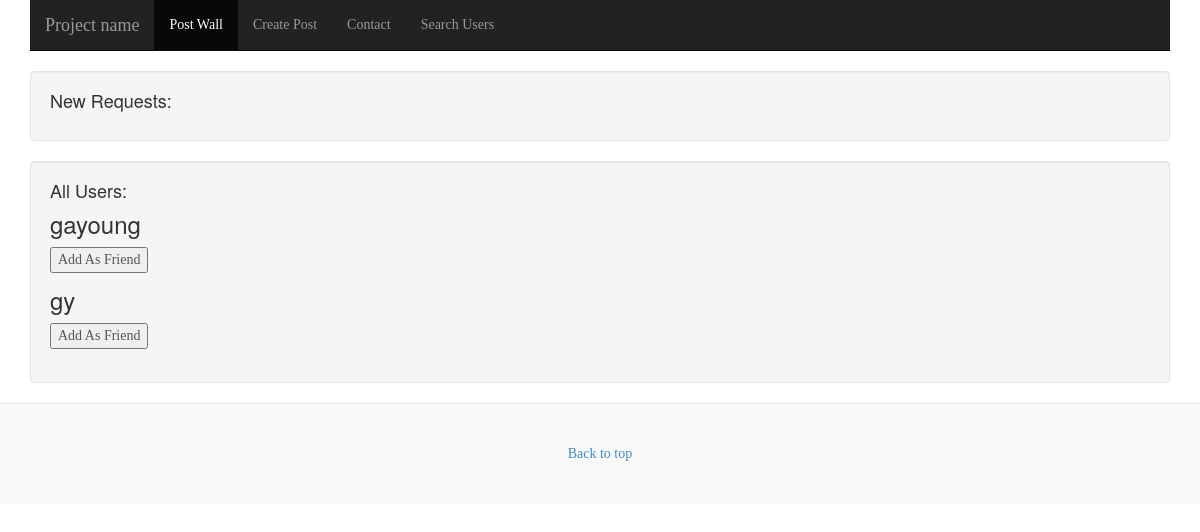
/search_users/ (signed in), run on an earlier commit of the app's database.
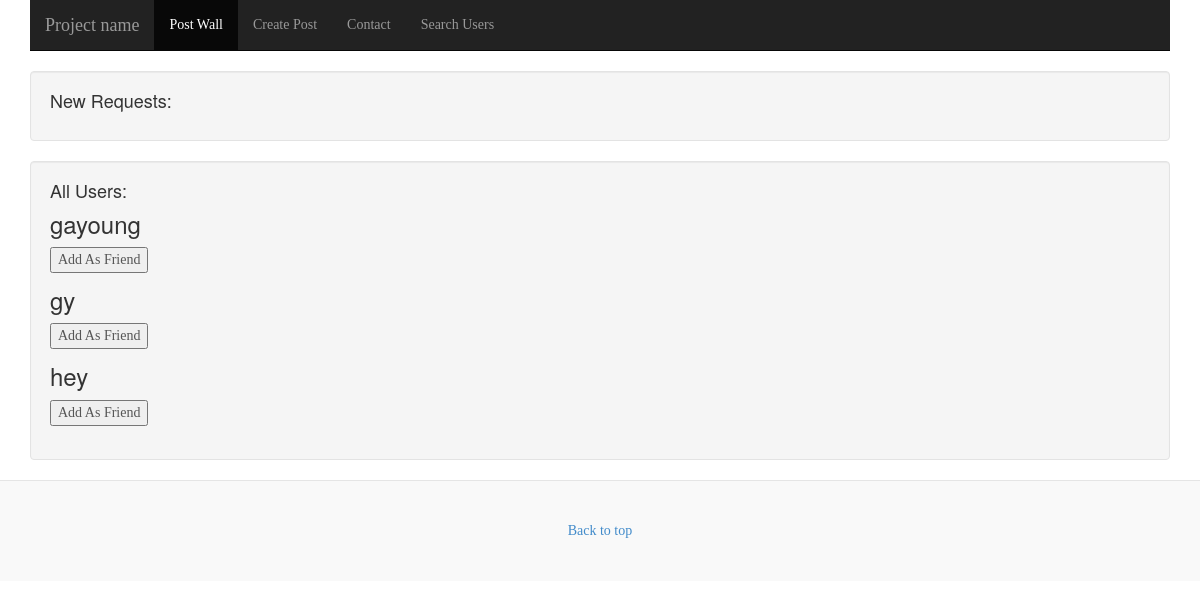
And on a later commit of the database.
### main/models.py (models this page shows)
class Users(models.Model):
    username = models.TextField(unique=True)
    password = models.TextField()
    role = models.TextField()
    register_date = models.DateTimeField(auto_now_add=True, blank=True)
    active = models.BooleanField()
    github_account = models.TextField(blank=True)

### main/views.py (the view)
# urls.py: url(r'^search_users/$', views.search_users, name='search_users'),
def search_users(request):
    context = RequestContext(request)
    me = request.session["username"]
    users = list(Users.objects.all())
    friends = list(Friends.objects.all())
    friend_check = [x.username2.username for x in friends if x.username1.username == me] + [x.username1.username for x in friends if x.username2.username == me]
    print friend_check
    return render_to_response('main/search_user.html',{'users': users, 'me': me, 'friends': friends,'check': friend_check }, context)

### templates/main/search_user.html (shortened to what this page needs)
{% load static  %}
<html lang="en">
    <head>
        <link href="{% static 'css/bootstrap.min.css' %}" rel="stylesheet"/>
        <link href="{% static 'css/blog.css'%}" rel="stylesheet"/>
    </head>
    <body>
        <div class="navbar-wrapper">
            <div class="container">
                <div class="navbar navbar-inverse navbar-static-top" role="navigation">
                    <div class="container">
                        <div class="navbar-header">
                            <a class="navbar-brand" href="#">Project name</a>
                        </div>
                        <div class="navbar-collapse collapse">
                            <ul class="nav navbar-nav">
                                <li class="active"><a href="{% url 'wall' %}">Post Wall</a></li>
                                <li><a href="{% url 'newpost' %}">Create Post</a></li>
                                <li><a href="#contact">Contact</a></li>
                                <li><a href="#">Search Users</a></li>
                            </ul>
                        </div>
                    </div>
                </div>
            </div>
        </div>
       <div class="container">
            <div class="row">
                <div class="col-sm-12">
                    <div class="well">
                <h4>New Requests:</h4>
            </div>
        </div>
    </div>
</div>
        <div class="container">
            <div class="row">
                <div class="col-sm-12">
                    <div class="well">
            <h4>All Users:</h4>
            {% for user in users %}
                {% if user.username != me %}
                    <form  action="{% url 'friendship' %}" method="post">
	               {% if user.username not in check %}
                        <h3>{{ user.username }}</h3>
                        <input type="submit" value="Add As Friend">
		    {% endif %}
                </form>
             {% endif %}
            {% endfor %}
         </div>
        </div>
    </div>
</div>
        <div class="blog-footer">
            <a href="#">Back to top</a>
        </div>
    </body>
</html>

### static/css/blog.css (style rules this page uses)
body { font-family: Georgia, "Times New Roman", Times, serif; color: #555; }
h1, .h1, h2, .h2, h3, .h3, h4, .h4, h5, .h5, h6, .h6 { margin-top: 0; font-family: "Helvetica Neue", Helvetica, Arial, sans-serif; font-weight: normal; color: #333; }
.blog-footer { padding: 40px 0; color: #999; text-align: center; background-color: #f9f9f9; border-top: 1px solid #e5e5e5; }

What changed in the data, as far as the page shows it:
added Users: username "hey"
